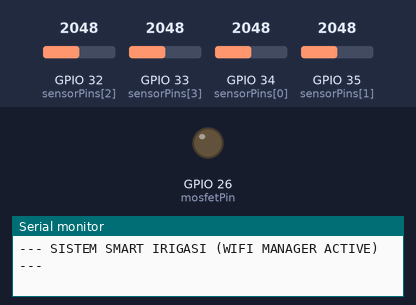
A sketch run on a simulated ESP32. Shown: output pins drawn as LEDs (lit = HIGH), the last lines printed to the serial monitor. The test bench sets the inputs (shaded band); at power-on: GPIO 32 (sensorPins[2]) = 2048, GPIO 33 (sensorPins[3]) = 2048, GPIO 34 (sensorPins[0]) = 2048, GPIO 35 (sensorPins[1]) = 2048. WiFi joins after 1.5 s; servers stay silent unless stated; network time is answered at once with the bench clock; uploads are accepted with an empty reply; the local clock reads 2024-03-15 10:24:30 at power-on unless the sketch sets it.

Above: at 0.1 s.
At 2.0 s:
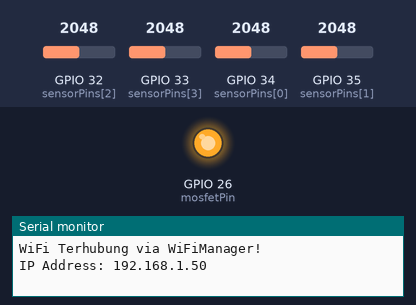
Timing chart, 0 to 5.0 s (numbered marks = the images above):
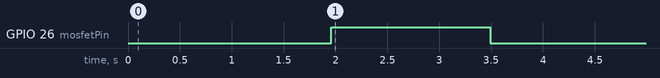

Measured:
- by itself, GPIO 26 (mosfetPin): LOW → HIGH at 2.0 s, → LOW 1.5 s later

The sketch:

ESP32_CODE_DIRECT_4SENSORS.ino
```cpp
#include <WiFi.h>
#include <HTTPClient.h>
#include <WiFiClientSecure.h>
#include <ArduinoJson.h>
#include <NTPClient.h>
#include <WiFiUdp.h>
#include <WiFiManager.h> // Tambahkan Library WiFiManager

// ==========================================
// 1. KONFIGURASI SUPABASE & NTP
// ==========================================
// SSID dan Password dikelola otomatis oleh WiFiManager
const char* supabase_url = "https://grrumsiewdegytaddsaj.supabase.co";
const char* supabase_key ="ISI_KEY_SUPABASE_ANDA_DI_SINI"; // Masukkan API Key Anda di sini

WiFiUDP ntpUDP;
NTPClient timeClient(ntpUDP, "id.pool.ntp.org", 7 * 3600); // GMT+7 WIB

// ==========================================
// 2. PIN HARDWARE (DIRECT - TANPA MUX)
// ==========================================
const int mosfetPin = 26;
const int sensorPins[] = {34, 35, 32, 33};
const int jumlahSensor = 4;

const int pwmFreq = 20000;
const int pwmRes  = 8;

// Kalibrasi Global
int nilaiKering = 2700;
int nilaiBasah  = 680;

// Konfigurasi Stabilitas (Software Filter Anti-Floating)
const int numSamples = 50;
const int maxJitterAllowed = 80;

// ==========================================
// 3. VARIABEL KONTROL & INTERVAL
// ==========================================
int sensorValues[7];
int currentHumidity = 0;
int h_low = 60;
int h_high = 80;
bool manualOverride = false;
bool systemError = false;

String scheduledTime = "22:00";
String scheduledMorningTime = "06:00";
int pumpPressureTarget = 100;

unsigned long lastHeartbeat = 0;
unsigned long lastPumpCheck = 0;
unsigned long lastDataLog   = 0;

const unsigned long intervalHeartbeat = 10000; // Melapor setiap 10 detik (Standar Industri)
const unsigned long intervalPumpCheck = 3000;
const unsigned long intervalDataLog   = 60000;

WiFiClientSecure client;

// Fungsi Pembacaan Stabil dengan Analisis Getaran (Jitter)
int bacaSensorStabil(int pin, int sensorIdx) {
  long sum = 0;
  int samples[numSamples];

  for (int i = 0; i < numSamples; i++) {
    samples[i] = analogRead(pin);
    sum += samples[i];
    delay(1);
  }

  int average = sum / numSamples;

  long totalVariance = 0;
  for (int i = 0; i < numSamples; i++) {
    totalVariance += abs(samples[i] - average);
  }
  int jitter = totalVariance / numSamples;

  if (jitter > maxJitterAllowed || average > 3000 || average < 200) {
    if (millis() % 5000 < 20) {
      Serial.printf("[S%d OFF/JITTER: %d] ", sensorIdx + 1, jitter);
    }
    return nilaiKering;
  }

  return average;
}

// ==========================================
// 4. SETUP
// ==========================================
void setup() {
  Serial.begin(115200);
  ledcAttach(mosfetPin, pwmFreq, pwmRes);
  ledcWrite(mosfetPin, 0);

  for (int i = 0; i < jumlahSensor; i++) {
    pinMode(sensorPins[i], INPUT);
  }

  Serial.println("\n--- SISTEM SMART IRIGASI (WIFI MANAGER ACTIVE) ---");

  // LOGIKA WIFIMANAGER
  WiFiManager wm;

  // Set timeout agar jika tidak diatur dalam 3 menit, dia restart (opsional)
  wm.setConfigPortalTimeout(180);

  // Membuat Access Point otomatis jika WiFi tidak ditemukan
  // Nama AP: "Modjo-Smart-Config" tanpa password
  if (!wm.autoConnect("Modjo-Smart-Config")) {
    Serial.println("Gagal konek & timeout portal.");
    ESP.restart();
  }

  Serial.println("\nWiFi Terhubung via WiFiManager!");
  Serial.print("IP Address: ");
  Serial.println(WiFi.localIP());

  client.setInsecure();
  timeClient.begin();
  jalankanCleanup();
}

// ==========================================
// 5. LOOP UTAMA
// ==========================================
void loop() {
  // WiFiManager menangani koneksi ulang secara otomatis di latar belakang
  if (WiFi.status() != WL_CONNECTED) {
    ledcWrite(mosfetPin, 0);
    delay(1000);
    return;
  }

  timeClient.update();
  unsigned long currentMillis = millis();

  long totalPercent = 0;
  int validSensors = 0;

  for (int i = 0; i < jumlahSensor; i++) {
    int raw = bacaSensorStabil(sensorPins[i], i);
    int percent = map(raw, nilaiKering, nilaiBasah, 0, 100);
    percent = constrain(percent, 0, 100);

    if (raw > (nilaiKering - 50)) percent = 0;

    sensorValues[i] = percent;
    if (percent > 0) {
      totalPercent += percent;
      validSensors++;
    }
  }

  if (validSensors == 0) {
    currentHumidity = 0;
    systemError = true;
  } else {
    currentHumidity = totalPercent / validSensors;
    systemError = false;
  }

  for (int i = jumlahSensor; i < 7; i++) sensorValues[i] = 0;

  if (currentMillis - lastPumpCheck >= intervalPumpCheck) {
    lastPumpCheck = currentMillis;
    Serial.printf("AVG: %d%% | Sensors Active: %d\n", currentHumidity, validSensors);
    syncWithDatabase();
  }

  String currentTime = timeClient.getFormattedTime().substring(0, 5);
  bool finalPumpState = false;

  if (currentHumidity <= 0 || systemError) {
    finalPumpState = false;
    if (manualOverride) resetCorMode();
  } else if (manualOverride) {
    finalPumpState = (currentHumidity < 75);
    if (!finalPumpState) resetCorMode();
  } else if (currentTime == scheduledTime || currentTime == scheduledMorningTime) {
    finalPumpState = true;
  } else {
    if (currentHumidity < h_low) finalPumpState = true;
    else if (currentHumidity >= h_high) finalPumpState = false;
    else finalPumpState = (ledcRead(mosfetPin) > 0);
  }

  if (finalPumpState) {
    int dutyCycle = map(pumpPressureTarget, 0, 100, 0, 255);
    ledcWrite(mosfetPin, dutyCycle);
  } else {
    ledcWrite(mosfetPin, 0);
  }

  if (currentMillis - lastHeartbeat >= intervalHeartbeat) {
    lastHeartbeat = currentMillis;
    kirimHeartbeat();
  }
  if (currentMillis - lastDataLog >= intervalDataLog) {
    lastDataLog = currentMillis;
    kirimDataSensor();
  }
}

// ... (Sisa fungsi komunikasi tetap sama)
void resetCorMode() {
  manualOverride = false;
  HTTPClient http;
  String url = String(supabase_url) + "/rest/v1/device_controls?id=eq.1";
  http.begin(client, url);
  http.addHeader("apikey", supabase_key);
  http.addHeader("Authorization", "Bearer " + String(supabase_key));
  http.addHeader("Content-Type", "application/json");
  http.PATCH("{\"manual_pump_override\": false}");
  http.end();
}

void syncWithDatabase() {
  HTTPClient http;
  String url = String(supabase_url) + "/rest/v1/device_controls?id=eq.1&select=*";
  http.begin(client, url);
  http.addHeader("apikey", supabase_key);
  http.addHeader("Authorization", "Bearer " + String(supabase_key));
  int httpCode = http.GET();
  if (httpCode == 200) {
    String payload = http.getString();
    DynamicJsonDocument doc(1024);
    deserializeJson(doc, payload);

    manualOverride     = doc[0]["manual_pump_override"];
    h_low              = doc[0]["humidity_low"];
    h_high             = doc[0]["humidity_high"];
    String fullTime    = doc[0]["misting_schedule"];
    scheduledTime      = fullTime.substring(0, 5);
    String morningTime = doc[0]["misting_morning"];
    if (morningTime != "null") scheduledMorningTime = morningTime.substring(0, 5);
    if (doc[0].containsKey("pump_pressure")) pumpPressureTarget = doc[0]["pump_pressure"];

    // LOGIKA RESET WIFI DARI WEB
    bool resetWiFiReq = doc[0]["reset_wifi_req"];
    if (resetWiFiReq) {
      Serial.println("PERINTAH RESET WIFI DITERIMA!");

      // 1. Kembalikan flag ke false di database agar tidak reset terus-menerus
      HTTPClient httpReset;
      String resetUrl = String(supabase_url) + "/rest/v1/device_controls?id=eq.1";
      httpReset.begin(client, resetUrl);
      httpReset.addHeader("apikey", supabase_key);
      httpReset.addHeader("Authorization", "Bearer " + String(supabase_key));
      httpReset.addHeader("Content-Type", "application/json");
      httpReset.PATCH("{\"reset_wifi_req\": false}");
      httpReset.end();

      // 2. Hapus Setting WiFi & Restart
      delay(1000);
      WiFiManager wm;
      wm.resetSettings();
      ESP.restart();
    }
  }
  http.end();
}


void kirimHeartbeat() {
  HTTPClient http;
  String url = String(supabase_url) + "/rest/v1/rpc/heartbeat";
  http.begin(client, url);
  http.addHeader("apikey", supabase_key);
  http.addHeader("Authorization", "Bearer " + String(supabase_key));
  http.addHeader("Content-Type", "application/json");
  http.POST("{}");
  http.end();
}

void kirimDataSensor() {
  HTTPClient http;
  String url = String(supabase_url) + "/rest/v1/sensor_data";
  http.begin(client, url);
  http.addHeader("apikey", supabase_key);
  http.addHeader("Authorization", "Bearer " + String(supabase_key));
  http.addHeader("Content-Type", "application/json");

  StaticJsonDocument<512> doc;
  doc["humidity"]    = currentHumidity;
  doc["pump_status"] = (ledcRead(mosfetPin) > 0) ? "ON" : "OFF";
  doc["pressure"]    = pumpPressureTarget;
  doc["wifi_rssi"]   = WiFi.RSSI(); // Ambil kekuatan sinyal (dBm)

  JsonArray individual = doc.createNestedArray("sensor_nodes");
  for (int i = 0; i < 7; i++) individual.add(sensorValues[i]);

  String jsonStr;
  serializeJson(doc, jsonStr);
  http.POST(jsonStr);
  http.end();
}


void jalankanCleanup() {
  HTTPClient http;
  String url = String(supabase_url) + "/rest/v1/rpc/cleanup_old_data";
  http.begin(client, url);
  http.addHeader("apikey", supabase_key);
  http.addHeader("Authorization", "Bearer " + String(supabase_key));
  http.addHeader("Content-Type", "application/json");
  http.POST("{}");
  http.end();
}
```
